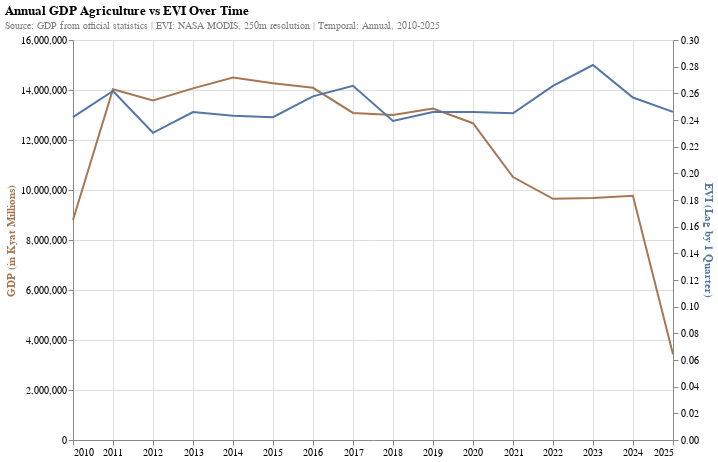

This figure's notebook cell:
### Markdown cell above
When these variables are aggregated at the annual level, the trends between EVI and agricultural GDP remain consistent, except after the year 2020 where agricultural GDP shows a sharper decline compared to EVI. This divergence may be attributed to external economic shocks, such as the COVID-19 pandemic and political instability, which affected the agricultural sector beyond what is captured by vegetation health alone.

### Code cell
base = alt.Chart(
    gdp_quarterly.set_index("date")
    .groupby(pd.Grouper(freq="YS"))
    .agg({"gdp": "sum"})
    .join(evi_adm0_annual)
    .reset_index()
).encode(alt.X("date:T").title(None))

nearest = alt.selection_point(
    nearest=True, on="pointerover", fields=["date"], empty=False
)

when_near = alt.when(nearest)

gdp_line = base.mark_line(color="#A77652", strokeWidth=2).encode(
    y=alt.Y("gdp:Q").axis(title="GDP (in Kyat Millions)", titleColor="#A77652"),
)

evi_line = base.mark_line(color="#5276A7", strokeWidth=2).encode(
    y=alt.Y("evi:Q").axis(title="EVI (Lag by 1 Quarter)", titleColor="#5276A7"),
)

rules = (
    base.mark_rule(color="gray")
    .encode(
        opacity=when_near.then(alt.value(0.3)).otherwise(alt.value(0)),
        tooltip=[
            alt.Tooltip("year(date):T", title="Year"),
            alt.Tooltip("gdp:Q", title="GDP (Kyat Millions)", format=",.2f"),
            alt.Tooltip("evi:Q", title="EVI", format=".4f"),
        ],
    )
    .add_params(nearest)
)

(
    alt.layer(gdp_line, evi_line, rules)
    .resolve_scale(y="independent")
    .properties(width=600, height=400)
    .configure_title(anchor="start", subtitleFontSize=10, subtitleColor="gray")
    .properties(
        title={
            "text": "Annual GDP Agriculture vs EVI Over Time",
            "subtitle": "Source: GDP from official statistics | EVI: NASA MODIS, 250m resolution | Temporal: Annual, 2010-2025",
        }
    )
)

### Figure 1 — Vega-Lite specification as saved in the notebook (floating-point values rounded to 4 significant figures)
{"config": {"view": {"continuousWidth": 300, "continuousHeight": 300}, "title": {"anchor": "start", "subtitleColor": "gray", "subtitleFontSize": 10}}, "layer": [{"mark": {"type": "line", "color": "#A77652", "strokeWidth": 2}, "encoding": {"x": {"field": "date", "title": null, "type": "temporal"}, "y": {"axis": {"title": "GDP (in Kyat Millions)", "titleColor": "#A77652"}, "field": "gdp", "type": "quantitative"}}}, {"mark": {"type": "line", "color": "#5276A7", "strokeWidth": 2}, "encoding": {"x": {"field": "date", "title": null, "type": "temporal"}, "y": {"axis": {"title": "EVI (Lag by 1 Quarter)", "titleColor": "#5276A7"}, "field": "evi", "type": "quantitative"}}}, {"mark": {"type": "rule", "color": "gray"}, "encoding": {"opacity": {"condition": [{"param": "param_2", "value": 0.3, "empty": false}], "value": 0}, "tooltip": [{"field": "date", "timeUnit": "year", "title": "Year", "type": "temporal"}, {"field": "gdp", "format": ",.2f", "title": "GDP (Kyat Millions)", "type": "quantitative"}, {"field": "evi", "format": ".4f", "title": "EVI", "type": "quantitative"}], "x": {"field": "date", "title": null, "type": "temporal"}}, "name": "view_2"}], "data": {"name": "data-46413882d77017394f0c5f1596cde4a3"}, "height": 400, "params": [{"name": "param_2", "select": {"type": "point", "fields": ["date"], "nearest": true, "on": "pointerover"}, "views": ["view_2"]}], "resolve": {"scale": {"y": "independent"}}, "title": {"text": "Annual GDP Agriculture vs EVI Over Time", "subtitle": "Source: GDP from official statistics | EVI: NASA MODIS, 250m resolution | Temporal: Annual, 2010-2025"}, "width": 600, "$schema": "https://vega.github.io/schema/vega-lite/v5.20.1.json", "datasets": {"data-46413882d77017394f0c5f1596cde4a3": [{"date": "2010-01-01T00:00:00", "gdp": 8800000.0, "evi": 0.2421}, {"date": "2011-01-01T00:00:00", "gdp": 14030000.0, "evi": 0.2617}, {"date": "2012-01-01T00:00:00", "gdp": 13580000.0, "evi": 0.2304}, {"date": "2013-01-01T00:00:00", "gdp": 14060000.0, "evi": 0.246}, {"date": "2014-01-01T00:00:00", "gdp": 14500000.0, "evi": 0.2431}, {"date": "2015-01-01T00:00:00", "gdp": 14270000.0, "evi": 0.2421}, {"date": "2016-01-01T00:00:00", "gdp": 14090000.0, "evi": 0.2578}, {"date": "2017-01-01T00:00:00", "gdp": 13080000.0, "evi": 0.2656}, {"date": "2018-01-01T00:00:00", "gdp": 13000000.0, "evi": 0.2392}, {"date": "2019-01-01T00:00:00", "gdp": 13260000.0, "evi": 0.246}, {"date": "2020-01-01T00:00:00", "gdp": 12670000.0, "evi": 0.246}, {"date": "2021-01-01T00:00:00", "gdp": 10520000.0, "evi": 0.245}, {"date": "2022-01-01T00:00:00", "gdp": 9645000.0, "evi": 0.2656}, {"date": "2023-01-01T00:00:00", "gdp": 9677000.0, "evi": 0.2812}, {"date": "2024-01-01T00:00:00", "gdp": 9769000.0, "evi": 0.2568}, {"date": "2025-01-01T00:00:00", "gdp": 3435000.0, "evi": 0.246}]}}
